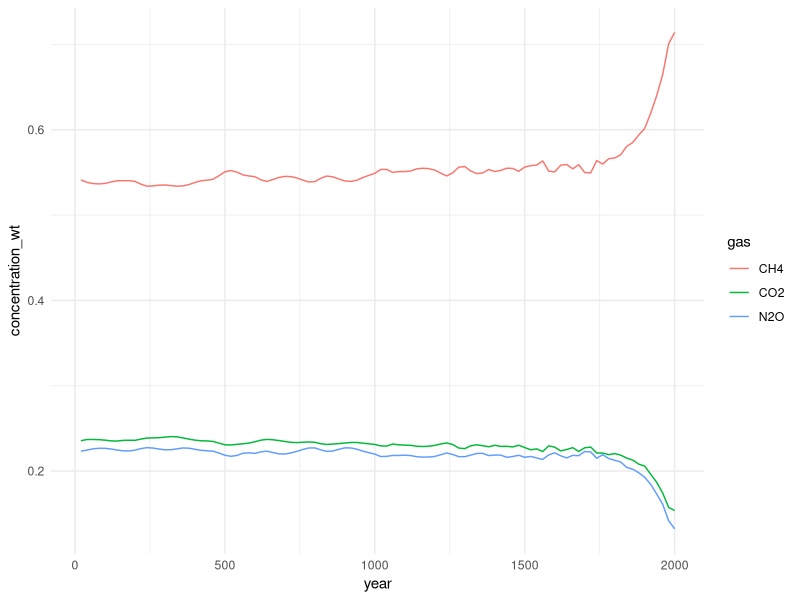

This chart was generated by the following R code:
library(tidyverse)
library()

greenhouse_gases <- as_tibble(dslabs::greenhouse_gases)
carbon_emissions <- as_tibble(dslabs::temp_carbon)
greenhouse_gases %>% 
  group_by(year) %>% 
  mutate(concentration_wt = concentration / sum(concentration)) %>% 
  ggplot(aes(year, concentration_wt)) +
  geom_line(aes(color = gas, group = gas)) +
  theme_minimal()
